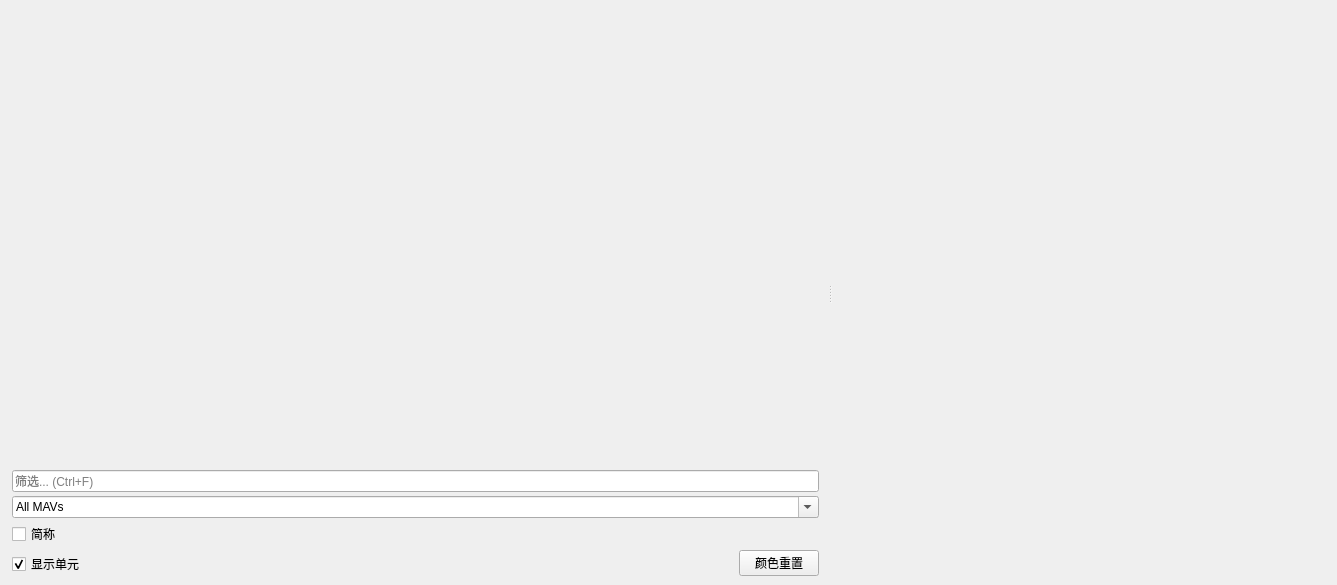
<?xml version="1.0" encoding="UTF-8"?>
<ui version="4.0">
 <class>linechart</class>
 <widget class="QWidget" name="linechart">
  <property name="geometry">
   <rect>
    <x>0</x>
    <y>0</y>
    <width>1337</width>
    <height>585</height>
   </rect>
  </property>
  <property name="sizePolicy">
   <sizepolicy hsizetype="Expanding" vsizetype="Expanding">
    <horstretch>3</horstretch>
    <verstretch>2</verstretch>
   </sizepolicy>
  </property>
  <property name="minimumSize">
   <size>
    <width>300</width>
    <height>200</height>
   </size>
  </property>
  <property name="windowTitle">
   <string>Form</string>
  </property>
  <property name="styleSheet">
   <string notr="true"/>
  </property>
  <layout class="QHBoxLayout" name="horizontalLayout_2">
   <property name="leftMargin">
    <number>6</number>
   </property>
   <property name="topMargin">
    <number>6</number>
   </property>
   <property name="rightMargin">
    <number>6</number>
   </property>
   <property name="bottomMargin">
    <number>6</number>
   </property>
   <item>
    <widget class="QSplitter" name="splitter">
     <property name="frameShape">
      <enum>QFrame::NoFrame</enum>
     </property>
     <property name="midLineWidth">
      <number>1</number>
     </property>
     <property name="orientation">
      <enum>Qt::Horizontal</enum>
     </property>
     <property name="handleWidth">
      <number>10</number>
     </property>
     <widget class="QWidget" name="curveGroupBox" native="true">
      <layout class="QGridLayout" name="gridLayout" rowstretch="50,0,0,0">
       <property name="leftMargin">
        <number>6</number>
       </property>
       <property name="topMargin">
        <number>6</number>
       </property>
       <property name="rightMargin">
        <number>6</number>
       </property>
       <property name="bottomMargin">
        <number>3</number>
       </property>
       <item row="0" column="0">
        <widget class="QScrollArea" name="curveListWidget">
         <property name="sizePolicy">
          <sizepolicy hsizetype="Minimum" vsizetype="Expanding">
           <horstretch>0</horstretch>
           <verstretch>0</verstretch>
          </sizepolicy>
         </property>
         <property name="minimumSize">
          <size>
           <width>60</width>
           <height>150</height>
          </size>
         </property>
         <property name="baseSize">
          <size>
           <width>60</width>
           <height>150</height>
          </size>
         </property>
         <property name="autoFillBackground">
          <bool>false</bool>
         </property>
         <property name="styleSheet">
          <string notr="true"/>
         </property>
         <property name="frameShape">
          <enum>QFrame::NoFrame</enum>
         </property>
         <property name="frameShadow">
          <enum>QFrame::Sunken</enum>
         </property>
         <property name="widgetResizable">
          <bool>true</bool>
         </property>
         <property name="alignment">
          <set>Qt::AlignLeading|Qt::AlignLeft|Qt::AlignTop</set>
         </property>
         <widget class="QWidget" name="scrollAreaWidgetContents">
          <property name="geometry">
           <rect>
            <x>0</x>
            <y>0</y>
            <width>851</width>
            <height>458</height>
           </rect>
          </property>
         </widget>
        </widget>
       </item>
       <item row="3" column="0">
        <layout class="QVBoxLayout" name="verticalLayout_2">
         <property name="spacing">
          <number>4</number>
         </property>
         <item>
          <widget class="QLineEdit" name="plotFilterLineEdit">
           <property name="placeholderText">
            <string>筛选... (Ctrl+F)</string>
           </property>
          </widget>
         </item>
         <item>
          <widget class="QComboBox" name="uasSelectionBox">
           <property name="editable">
            <bool>true</bool>
           </property>
           <property name="currentText">
            <string>所有设备</string>
           </property>
           <item>
            <property name="text">
             <string>All MAVs</string>
            </property>
           </item>
          </widget>
         </item>
         <item>
          <layout class="QHBoxLayout" name="horizontalLayout" stretch="1,0">
           <property name="spacing">
            <number>0</number>
           </property>
           <item>
            <layout class="QVBoxLayout" name="verticalLayout_3">
             <property name="spacing">
              <number>6</number>
             </property>
             <item>
              <widget class="QCheckBox" name="shortNameCheckBox">
               <property name="toolTip">
                <string>Display only variable names in curve list</string>
               </property>
               <property name="text">
                <string>简称</string>
               </property>
              </widget>
             </item>
             <item>
              <widget class="QCheckBox" name="showUnitsCheckBox">
               <property name="toolTip">
                <string>Display variable units in curve list</string>
               </property>
               <property name="whatsThis">
                <string>Display variable units in curve list</string>
               </property>
               <property name="text">
                <string>显示单元</string>
               </property>
               <property name="checked">
                <bool>true</bool>
               </property>
              </widget>
             </item>
            </layout>
           </item>
           <item>
            <layout class="QVBoxLayout" name="verticalLayout_4">
             <property name="spacing">
              <number>6</number>
             </property>
             <property name="sizeConstraint">
              <enum>QLayout::SetMinimumSize</enum>
             </property>
             <property name="bottomMargin">
              <number>0</number>
             </property>
             <item>
              <spacer name="verticalSpacer_2">
               <property name="orientation">
                <enum>Qt::Vertical</enum>
               </property>
               <property name="sizeHint" stdset="0">
                <size>
                 <width>20</width>
                 <height>0</height>
                </size>
               </property>
              </spacer>
             </item>
             <item>
              <widget class="QPushButton" name="recolorButton">
               <property name="toolTip">
                <string>Rotate color scheme for all curves</string>
               </property>
               <property name="text">
                <string>颜色重置</string>
               </property>
              </widget>
             </item>
             <item>
              <spacer name="verticalSpacer">
               <property name="orientation">
                <enum>Qt::Vertical</enum>
               </property>
               <property name="sizeType">
                <enum>QSizePolicy::Minimum</enum>
               </property>
               <property name="sizeHint" stdset="0">
                <size>
                 <width>20</width>
                 <height>0</height>
                </size>
               </property>
              </spacer>
             </item>
            </layout>
           </item>
          </layout>
         </item>
        </layout>
       </item>
      </layout>
     </widget>
     <widget class="QWidget" name="diagramGroupBox" native="true"/>
    </widget>
   </item>
  </layout>
 </widget>
 <resources/>
 <connections/>
</ui>
